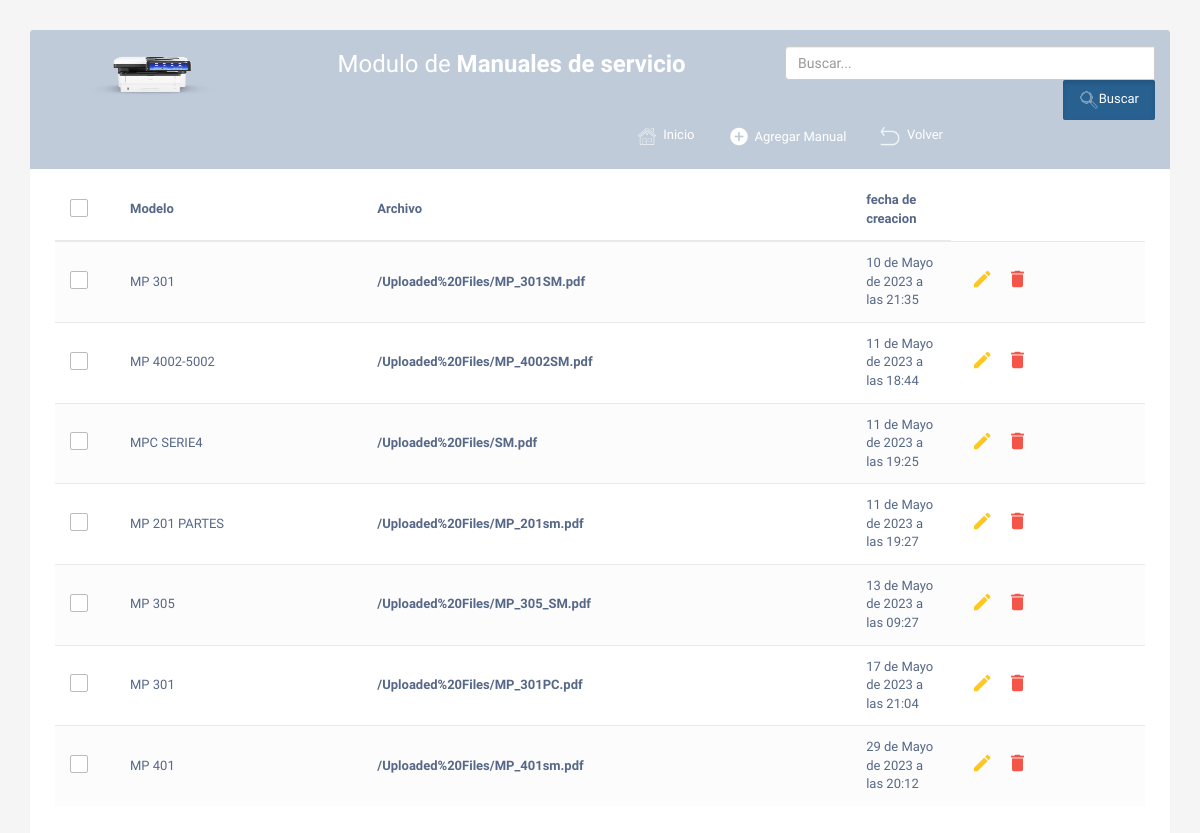
The page /manualServicio-list/ (signed in) on the database its author committed.
### apptaller/models.py (models this page shows)
class ManualServicio(models.Model):
    title = models.CharField(max_length = 200)
    uploadedFile = models.FileField(upload_to = "Uploaded Files/")
    dateTimeOfUpload = models.DateTimeField(auto_now = True)
    class Meta:
        verbose_name = 'manualServicio'
        verbose_name_plural = 'manualServicios'

### apptaller/views.py (the view)
# urls.py: path('manualServicio-list/', login_required(views.manualServicio_list_view), name='manualServicio-list'),
def manualServicio_list_view(request):
    busqueda = request.GET.get("buscar")
    manualServicio_queryset = ManualServicio.objects.all().order_by('id')
    if busqueda:
            manualServicio_queryset = ManualServicio.objects.filter(
                Q(id__icontains = busqueda) |
                Q(title__icontains = busqueda)
            ).distinct()
    paginator = Paginator(manualServicio_queryset,10)
    page = request.GET.get('page')
    manualServicio_queryset = paginator.get_page(page)
    context = {'manualServicio_context':manualServicio_queryset}
    return render(request, "apptaller/listarManualSer.html", context)

### apptaller/templates/apptaller/listarManualSer.html (shortened to what this page needs)
<!DOCTYPE html>
<html lang="en">
<head>
<link rel="stylesheet" href="https://maxcdn.bootstrapcdn.com/font-awesome/4.7.0/css/font-awesome.min.css">
<link rel="stylesheet" href="https://maxcdn.bootstrapcdn.com/bootstrap/3.3.7/css/bootstrap.min.css">
  <body>
    <div class="container">
        <div class="table-wrapper">
            <div class="table-title">
                <div class="row">
                    <div class="col-sm-3">
                        <img class="logo" src="/apptaller/static/media/logo.png" class="rounded float-left" alt="logo">
                       </div>
                    <div class="col-sm-5">
						<h2>Modulo de <b>Manuales de servicio</b></h2>
					</div>
					<form action="" method="get">
						<div class="input-group col-md-4">
							<input type="text" class="form-control" placeholder="Buscar..." name="buscar">
							<span class="input-group-list">
								<button type="submit" class="btn btn-primary btn-lg active"><img class="icon" src="/apptaller/static/media/buscar3.png" alt="Taller">Buscar</button>
							</span>
						</div>
					</form>
					<div class="col-sm-10">
						<a href="/manualServicio-list/" class="btn btn-outline-success" role="button" aria-pressed="true"><img class="icon" src="/apptaller/static/media/4829864_arrow_back_left_icon.png" alt="Inicio">&nbsp;&nbsp;Volver</a>
						<a href="/uploadFileServ/" class="btn btn-outline-success" ><i class="material-icons">&#xE147;</i> <span>Agregar Manual</span></a>
                        <a href="/" class="btn btn-outline-success" role="button" aria-pressed="true"><img class="icon" src="/apptaller/static/media/home.png" alt="Inicio">&nbsp;&nbsp;Inicio</a>
					</div>
                </div>
            </div>
            <table class="table table-striped table-hover">
                <thead>
                    <tr>
						<th>
							<span class="custom-checkbox">
								<label for="selectAll"></label>
							</span>
						</th>
						<th>Modelo</th>
                        <th>Archivo</th>
                        <th>fecha de creacion</th>
                    </tr>
                </thead>
                <tbody>
				{% for i in manualServicio_context %}
                    <tr>
						<td>
							<span class="custom-checkbox">
								<label for="checkbox1"></label>
							</span>
						</td>
                        <td>{{i.title}}</td>
                        <td><a href="{{ i.uploadedFile.url }}" target="_blank" type="application/pdf">{{ i.uploadedFile.url}}</a>  </td>
                        <td>{{i.dateTimeOfUpload}}</td>
                        <td>
                            <a type="button" href="update-manual/{{ i.id }}" class="edit" ><i class="material-icons" data-toggle="tooltip" title="Edit">&#xE254;</i></a>
                            <a href="#deleteEmployeeModal-{{forloop.counter}}" class="delete" data-toggle="modal"><i class="material-icons" data-toggle="tooltip" title="Delete">&#xE872;</i></a>
                        </td>
					</tr>
				{% endfor %}
                </tbody>
            </table>
        </div>
    </div>
</body>
</html>

### apptaller/templates/apptaller/listarManualSer.html (style rules this page uses)
body { color: #566787; background: #f5f5f5; font-family: 'Varela Round', sans-serif; font-size: 13px; }
.table-wrapper { background: #fff; padding: 20px 25px; margin: 30px 0; border-radius: 3px; box-shadow: 0 1px 1px rgba(0,0,0,.05); }
.table-title { padding-bottom: 15px; background: #c0cbda; color: #fff; padding: 16px 30px; margin: -20px -25px 10px; border-radius: 3px 3px 0 0; }
.table-title h2 { margin: 5px 0 0; font-size: 24px; }
.table-title .btn { color: #fff; float: right; font-size: 13px; border: none; min-width: 50px; border-radius: 2px; border: none; outline: none !important; margin-left: 10px; }
.table-title .btn i { float: left; font-size: 21px; margin-right: 5px; }
.table-title .btn span { float: left; margin-top: 2px; }
table.table tr th, table.table tr td { border-color: #e9e9e9; padding: 12px 15px; vertical-align: middle; }
table.table tr th:first-child { width: 60px; }
table.table tr th:last-child { width: 100px; }
table.table-striped tbody tr:nth-of-type(odd) { background-color: #fcfcfc; }
table.table td:last-child i { opacity: 0.9; font-size: 22px; margin: 0 5px; }
table.table td a { font-weight: bold; color: #566787; display: inline-block; text-decoration: none; outline: none !important; }
table.table td a.edit { color: #FFC107; }
table.table td a.delete { color: #F44336; }
table.table td i { font-size: 19px; }
.custom-checkbox { position: relative; }
.custom-checkbox label:before { width: 18px; height: 18px; }
.custom-checkbox label:before { content: ''; margin-right: 10px; display: inline-block; vertical-align: text-top; background: white; border: 1px solid #bbb; border-radius: 2px; box-sizing: border-box; z-index: 2; }
img.icon { flex: 1; height: 20px; width: 20px; }
img.logo { flex: 1; height: 60px; width: 180px; }

### rows shown on the page
ManualServicio: title "MP 301", uploadedFile "/Uploaded%20Files/MP_301SM.pdf", dateTimeOfUpload "10 de Mayo de 2023 a las 21:35"
ManualServicio: title "MP 4002-5002", uploadedFile "/Uploaded%20Files/MP_4002SM.pdf", dateTimeOfUpload "11 de Mayo de 2023 a las 18:44"
ManualServicio: title "MPC SERIE4", uploadedFile "/Uploaded%20Files/SM.pdf", dateTimeOfUpload "11 de Mayo de 2023 a las 19:25"
ManualServicio: title "MP 201 PARTES", uploadedFile "/Uploaded%20Files/MP_201sm.pdf", dateTimeOfUpload "11 de Mayo de 2023 a las 19:27"
ManualServicio: title "MP 305", uploadedFile "/Uploaded%20Files/MP_305_SM.pdf", dateTimeOfUpload "13 de Mayo de 2023 a las 09:27"
ManualServicio: title "MP 301", uploadedFile "/Uploaded%20Files/MP_301PC.pdf", dateTimeOfUpload "17 de Mayo de 2023 a las 21:04"
ManualServicio: title "MP 401", uploadedFile "/Uploaded%20Files/MP_401sm.pdf", dateTimeOfUpload "29 de Mayo de 2023 a las 20:12"
